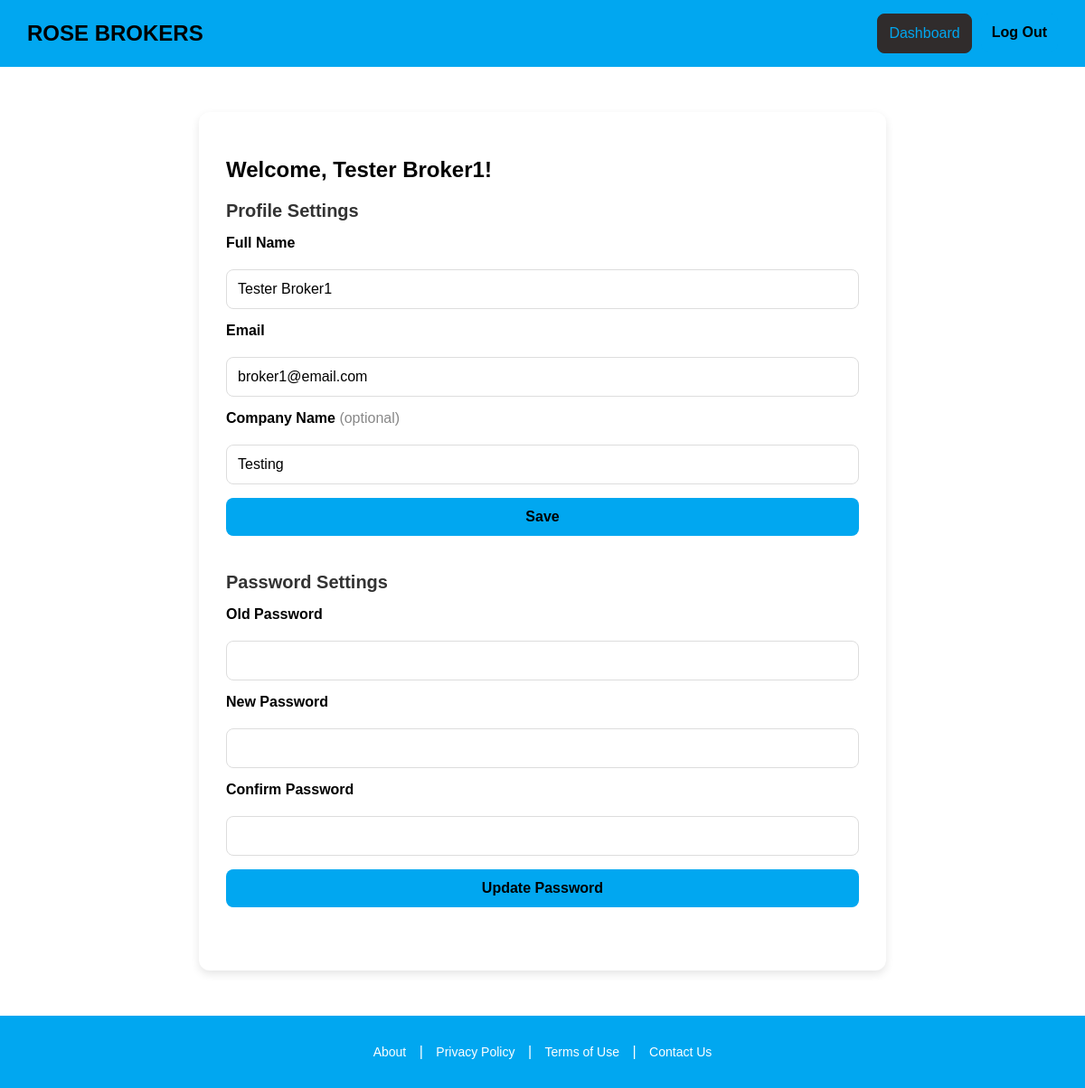
The app's page /broker-setting.php (signed in) with its own data.
### tables this page shows
CREATE TABLE "Broker" (
	"BrokerId"	INTEGER,
	"Email"	TEXT NOT NULL UNIQUE,
	"FullName"	TEXT NOT NULL,
	"CompanyName"	TEXT,
	"ProductId"	INTEGER,
	"Password"	TEXT NOT NULL,
	PRIMARY KEY("BrokerId" AUTOINCREMENT),
	FOREIGN KEY("ProductId") REFERENCES "Product"("ProductId")
);

### broker-setting.php (the view, shortened to what this page needs)
<?php
include 'db.php';
$brokerId = $_SESSION['user_id'];
$stmt = $conn->prepare("SELECT FullName, Email, CompanyName FROM Broker WHERE BrokerId = ?");
$stmt->execute([$brokerId]);
$broker = $stmt->fetch(PDO::FETCH_ASSOC);
?>
<!DOCTYPE html>
<html lang="en">
<head>
    <link rel="stylesheet" href="css/global.css" />
</head>
<body>
<header class="navbar">
<a href="/broker-dashboard.php" class="navbar__title-link"><h1 class="navbar__title">ROSE BROKERS</h1></a>
    <div class="navbar__buttons">
        <a href="broker-dashboard.php"><button class="btn btn--register">Dashboard</button></a>
        <a href="logout.php"><button class="btn btn--login">Log Out</button></a>
    </div>
</header>
<section class="profile-page__container">
    <div class="profile-page__content">
        <h2 class="profile-page__title">Welcome, <?php echo htmlspecialchars($_SESSION['fullname']); ?>!</h2>
        <div class="profile-page__section">
            <h3 class="profile-page__section-title">Profile Settings</h3>
            <form class="profile-page__form" method="POST">
                <label for="FullName" class="profile-page__label">Full Name</label>
                <input type="text" id="FullName" name="FullName" class="profile-page__input" value="<?php echo htmlspecialchars($broker['FullName']); ?>" required>
                <label for="email" class="profile-page__label">Email</label>
                <input type="email" id="email" name="email" class="profile-page__input" value="<?php echo htmlspecialchars($broker['Email']); ?>" required>
                <label for="CompanyName" class="profile-page__label">Company Name <span style="font-weight: normal; color: #888;">(optional)</span></label>
                <input type="text" id="CompanyName" name="CompanyName" class="profile-page__input" value="<?php echo htmlspecialchars($broker['CompanyName']); ?>">
                <button type="submit" class="profile-page__btn profile-page__btn--save">Save</button>
            </form>
        </div>
        <div class="profile-page__section">
            <h3 class="profile-page__section-title">Password Settings</h3>
            <form class="profile-page__form" method="POST">
                <label for="old_password" class="profile-page__label">Old Password</label>
                <input type="password" id="old_password" name="old_password" class="profile-page__input">
                <label for="new_password" class="profile-page__label">New Password</label>
                <input type="password" id="new_password" name="new_password" class="profile-page__input">
                <label for="confirm_password" class="profile-page__label">Confirm Password</label>
                <input type="password" id="confirm_password" name="confirm_password" class="profile-page__input">
                <button type="submit" class="profile-page__btn profile-page__btn--save">Update Password</button>
            </form>
        </div>
    </div>
</section>
<footer class="footer">
    <p class="footer__text">
        <a href="/about.html">About</a> | <a href="/privacy.html">Privacy Policy</a> |
        <a href="/terms.html">Terms of Use</a> | <a href="/contact.html">Contact Us</a>
    </p>
</footer>
</body>
</html>

### css/global.css (style rules this page uses)
body { font-family: Arial, sans-serif; margin: 0; padding: 0; background-color: white; }
.navbar { background-color: #01A7F0; color: black; display: flex; justify-content: space-between; align-items: center; padding: 15px 30px; }
.navbar__title { margin: 0; font-size: 24px; font-weight: bold; text-decoration: none; }
.navbar__title-link { text-decoration: none; color: inherit; }
.navbar__buttons { display: flex; gap: 10px; }
.btn { padding: 12px; border: none; border-radius: 8px; font-size: 16px; cursor: pointer; width: 100%; }
.btn--login { background-color: #01A7F0; color: black; font-weight: bold; border-color: black; border-width: 5px; }
.btn--register { background-color: #302c2c; color: #01A7F0; border: 1px solid #302c2c; }
.profile-page__container { max-width: 700px; margin: 50px auto; background-color: #fff; padding: 30px; border-radius: 12px; box-shadow: 0 4px 10px rgba(0, 0, 0, 0.1); }
.profile-page__section { margin-bottom: 40px; text-align: left; }
.profile-page__section-title { font-size: 20px; margin-bottom: 15px; color: #333; }
.profile-page__form { display: flex; flex-direction: column; gap: 15px; }
.profile-page__label { font-weight: bold; margin-bottom: 5px; }
.profile-page__input { padding: 12px; border: 1px solid #ddd; border-radius: 8px; font-size: 16px; }
.profile-page__btn { padding: 12px 20px; border: none; border-radius: 8px; font-size: 16px; cursor: pointer; }
.profile-page__btn--save { background-color: #01A7F0; color: black; font-weight: bold; }
.footer { background-color: #01A7F0; color: white; text-align: center; padding: 15px; margin-top: 40px; }
.footer__text a { color: white; text-decoration: none; margin: 0 10px; font-size: 14px; }

### records on screen
broker: FullName "Tester Broker1", email "broker1@email.com", CompanyName "Testing"

### other values on screen
$_SESSION['fullname'] "Tester Broker1"
